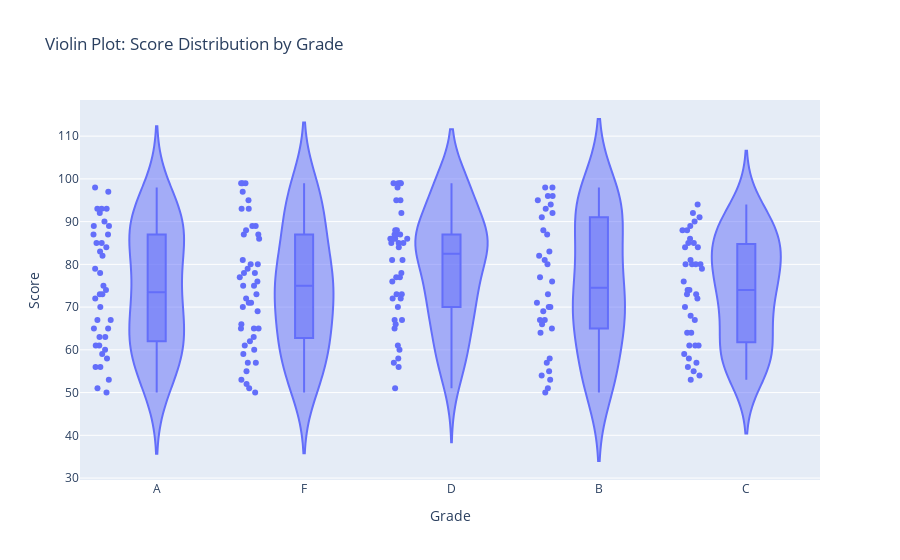

This figure's notebook cell:
### Code cell
#Answer-2
import plotly.express as px

np.random.seed(15)
data = {
    'Grade': np.random.choice(['A', 'B', 'C', 'D', 'F'], 200),
    'Score': np.random.randint(50, 100, 200)
}
df = pd.DataFrame(data)

fig = px.violin(df, x='Grade', y='Score', box=True, points="all", title="Violin Plot: Score Distribution by Grade")
fig.show()

### Figure 1 — Plotly figure (JSON) as saved in the notebook; plotly's stock layout.template omitted (floating-point values rounded to 4 significant figures; data arrays with more than 128 entries replaced by an {"elided": "..."} marker saying what was removed)
{"data": [{"alignmentgroup": "True", "box": {"visible": true}, "hovertemplate": "Grade=%{x}<br>Score=%{y}<extra></extra>", "legendgroup": "", "marker": {"color": "#636efa"}, "name": "", "offsetgroup": "", "orientation": "v", "points": "all", "scalegroup": "True", "showlegend": false, "type": "violin", "x": {"elided": "200 str values"}, "x0": " ", "xaxis": "x", "y": {"elided": "200 int values"}, "y0": " ", "yaxis": "y"}], "layout": {"autosize": true, "legend": {"tracegroupgap": 0}, "title": {"text": "Violin Plot: Score Distribution by Grade"}, "violinmode": "group", "xaxis": {"anchor": "y", "autorange": true, "domain": [0, 1], "range": [-0.516, 4.5], "title": {"text": "Grade"}, "type": "category"}, "yaxis": {"anchor": "x", "autorange": true, "domain": [0, 1], "range": [29.54, 118.5], "title": {"text": "Score"}, "type": "linear"}}}
